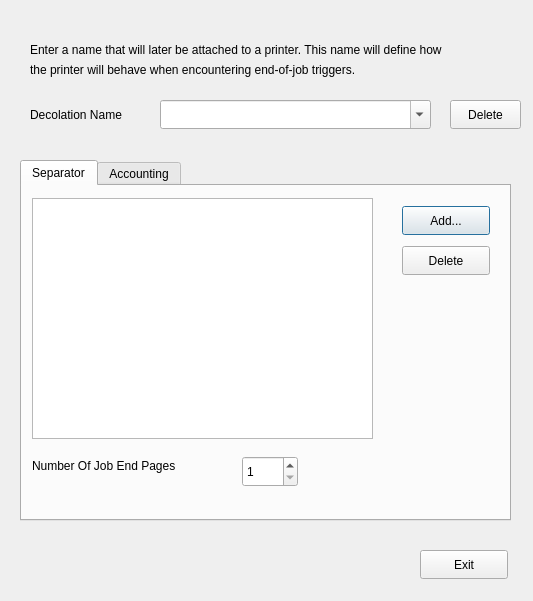
<?xml version="1.0" encoding="UTF-8"?>
<ui version="4.0">
 <class>DecolationDialog</class>
 <widget class="QDialog" name="DecolationDialog">
  <property name="geometry">
   <rect>
    <x>0</x>
    <y>0</y>
    <width>533</width>
    <height>601</height>
   </rect>
  </property>
  <property name="windowTitle">
   <string>Decolation</string>
  </property>
  <widget class="QTabWidget" name="tabWidget">
   <property name="geometry">
    <rect>
     <x>20</x>
     <y>160</y>
     <width>491</width>
     <height>361</height>
    </rect>
   </property>
   <property name="tabShape">
    <enum>QTabWidget::Rounded</enum>
   </property>
   <property name="currentIndex">
    <number>0</number>
   </property>
   <property name="tabsClosable">
    <bool>false</bool>
   </property>
   <widget class="QWidget" name="tab">
    <attribute name="title">
     <string>Separator</string>
    </attribute>
    <widget class="QTableView" name="seperatorTableView">
     <property name="geometry">
      <rect>
       <x>10</x>
       <y>12</y>
       <width>341</width>
       <height>241</height>
      </rect>
     </property>
    </widget>
    <widget class="QPushButton" name="addSeperatorButton">
     <property name="geometry">
      <rect>
       <x>380</x>
       <y>20</y>
       <width>88</width>
       <height>29</height>
      </rect>
     </property>
     <property name="text">
      <string>Add...</string>
     </property>
    </widget>
    <widget class="QPushButton" name="deleteSeperatorButton">
     <property name="geometry">
      <rect>
       <x>380</x>
       <y>60</y>
       <width>88</width>
       <height>29</height>
      </rect>
     </property>
     <property name="text">
      <string>Delete</string>
     </property>
    </widget>
    <widget class="QLabel" name="label_5">
     <property name="geometry">
      <rect>
       <x>10</x>
       <y>270</y>
       <width>191</width>
       <height>19</height>
      </rect>
     </property>
     <property name="text">
      <string>Number Of Job End Pages</string>
     </property>
    </widget>
    <widget class="QSpinBox" name="endJobPagesSpinBox">
     <property name="geometry">
      <rect>
       <x>220</x>
       <y>270</y>
       <width>56</width>
       <height>31</height>
      </rect>
     </property>
     <property name="minimum">
      <number>1</number>
     </property>
     <property name="maximum">
      <number>10</number>
     </property>
    </widget>
   </widget>
   <widget class="QWidget" name="tab_2">
    <attribute name="title">
     <string>Accounting</string>
    </attribute>
    <widget class="QTableView" name="accountingTableView">
     <property name="geometry">
      <rect>
       <x>10</x>
       <y>12</y>
       <width>341</width>
       <height>241</height>
      </rect>
     </property>
    </widget>
    <widget class="QPushButton" name="addAccountingButton">
     <property name="geometry">
      <rect>
       <x>380</x>
       <y>20</y>
       <width>88</width>
       <height>29</height>
      </rect>
     </property>
     <property name="text">
      <string>Add...</string>
     </property>
    </widget>
    <widget class="QPushButton" name="deleteAccountingButton">
     <property name="geometry">
      <rect>
       <x>380</x>
       <y>60</y>
       <width>88</width>
       <height>29</height>
      </rect>
     </property>
     <property name="text">
      <string>Delete</string>
     </property>
    </widget>
    <widget class="QLabel" name="label_4">
     <property name="geometry">
      <rect>
       <x>20</x>
       <y>260</y>
       <width>141</width>
       <height>19</height>
      </rect>
     </property>
     <property name="text">
      <string>File Name Template:</string>
     </property>
    </widget>
    <widget class="QLineEdit" name="fileNameTemplate">
     <property name="geometry">
      <rect>
       <x>20</x>
       <y>280</y>
       <width>451</width>
       <height>31</height>
      </rect>
     </property>
    </widget>
   </widget>
  </widget>
  <widget class="QPushButton" name="deleteButton">
   <property name="geometry">
    <rect>
     <x>450</x>
     <y>100</y>
     <width>71</width>
     <height>29</height>
    </rect>
   </property>
   <property name="text">
    <string>Delete</string>
   </property>
  </widget>
  <widget class="QPushButton" name="cancelButton">
   <property name="geometry">
    <rect>
     <x>420</x>
     <y>550</y>
     <width>88</width>
     <height>29</height>
    </rect>
   </property>
   <property name="text">
    <string>Exit</string>
   </property>
  </widget>
  <widget class="QLabel" name="label">
   <property name="geometry">
    <rect>
     <x>30</x>
     <y>40</y>
     <width>481</width>
     <height>19</height>
    </rect>
   </property>
   <property name="text">
    <string>Enter a name that will later be attached to a printer. This name will define how</string>
   </property>
  </widget>
  <widget class="QLabel" name="label_2">
   <property name="geometry">
    <rect>
     <x>30</x>
     <y>60</y>
     <width>481</width>
     <height>19</height>
    </rect>
   </property>
   <property name="text">
    <string>the printer will behave when encountering end-of-job triggers.</string>
   </property>
  </widget>
  <widget class="QLabel" name="label_3">
   <property name="geometry">
    <rect>
     <x>30</x>
     <y>105</y>
     <width>151</width>
     <height>19</height>
    </rect>
   </property>
   <property name="text">
    <string>Decolation Name</string>
   </property>
  </widget>
  <widget class="QComboBox" name="decolationNameComboBox">
   <property name="geometry">
    <rect>
     <x>160</x>
     <y>100</y>
     <width>271</width>
     <height>29</height>
    </rect>
   </property>
   <property name="editable">
    <bool>true</bool>
   </property>
  </widget>
 </widget>
 <resources/>
 <connections/>
</ui>
